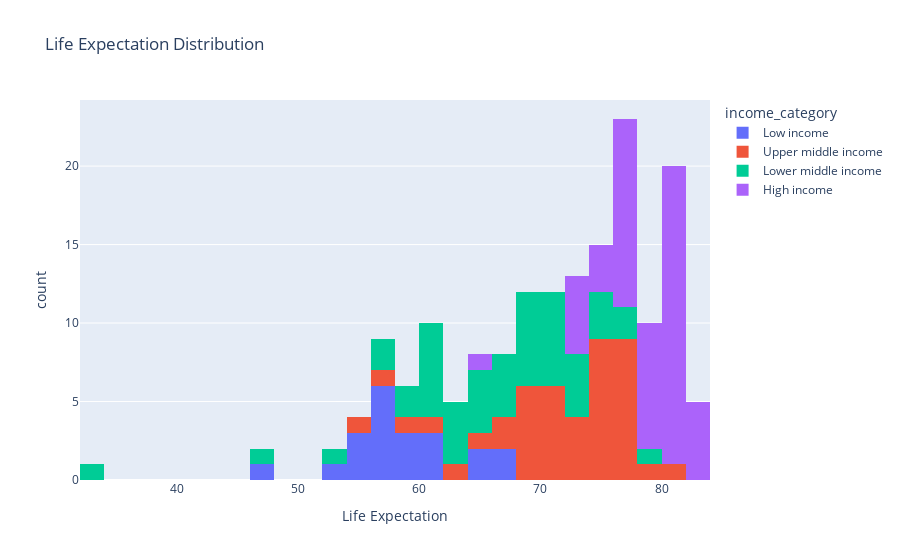

Source (notebook cell):
### Code cell
# Life expectation distribution (PIB per capita)
px.histogram(
    df_countries,
    x="life_expec",
    title="Life Expectation Distribution",
    labels={"life_expec": "Life Expectation"},
    color="income_category",
    nbins=30,
)

### Figure 1 — Plotly figure (JSON) as saved in the notebook; plotly's stock layout.template omitted (floating-point values rounded to 4 significant figures)
{"data": [{"alignmentgroup": "True", "bingroup": "x", "hovertemplate": "income_category=Low income<br>Life Expectation=%{x}<br>count=%{y}<extra></extra>", "legendgroup": "Low income", "marker": {"color": "#636efa", "pattern": {"shape": ""}}, "name": "Low income", "nbinsx": 30, "offsetgroup": "Low income", "orientation": "v", "showlegend": true, "type": "histogram", "x": [56.2, 57.9, 57.7, 47.5, 56.5, 57.5, 61.7, 65.5, 55.6, 60.8, 60.8, 53.1, 59.5, 54.5, 58.8, 64.6, 55, 66.3, 58.7, 56.8, 67.5], "xaxis": "x", "yaxis": "y"}, {"alignmentgroup": "True", "bingroup": "x", "hovertemplate": "income_category=Upper middle income<br>Life Expectation=%{x}<br>count=%{y}<extra></extra>", "legendgroup": "Upper middle income", "marker": {"color": "#EF553B", "pattern": {"shape": ""}}, "name": "Upper middle income", "nbinsx": 30, "offsetgroup": "Upper middle income", "orientation": "v", "showlegend": true, "type": "histogram", "x": [76.3, 75.8, 73.3, 69.1, 70.4, 71.4, 76.8, 57.1, 74.2, 73.9, 74.6, 76.4, 80.4, 74.6, 76.7, 74.1, 60.9, 65.3, 62.9, 72.8, 71.3, 71.3, 69.9, 67.2, 74.7, 68.4, 76.1, 74.5, 77.9, 73.4, 69.7, 76.4, 58.6, 74.1, 77.9, 69.2, 74.7, 54.3, 71.6, 70.3, 76.6, 69.9, 78.2, 67.9], "xaxis": "x", "yaxis": "y"}, {"alignmentgroup": "True", "bingroup": "x", "hovertemplate": "income_category=Lower middle income<br>Life Expectation=%{x}<br>count=%{y}<extra></extra>", "legendgroup": "Lower middle income", "marker": {"color": "#00cc96", "pattern": {"shape": ""}}, "name": "Lower middle income", "nbinsx": 30, "offsetgroup": "Lower middle income", "orientation": "v", "showlegend": true, "type": "histogram", "x": [76.5, 60.1, 70.4, 61.8, 72.1, 71.6, 66.1, 57.3, 72.5, 65.9, 60.4, 56.3, 70.5, 62.2, 58, 32.1, 66.2, 74.5, 75.8, 62.8, 60.7, 68.5, 63.8, 79.8, 46.5, 68.2, 65.4, 66.2, 73.5, 66.8, 68.3, 60.5, 65.3, 69, 71.5, 64, 61.7, 74.4, 69.6, 59.3, 71.1, 76.9, 70.4, 68.8, 63, 73.1, 52], "xaxis": "x", "yaxis": "y"}, {"alignmentgroup": "True", "bingroup": "x", "hovertemplate": "income_category=High income<br>Life Expectation=%{x}<br>count=%{y}<extra></extra>", "legendgroup": "High income", "marker": {"color": "#ab63fa", "pattern": {"shape": ""}}, "name": "High income", "nbinsx": 30, "offsetgroup": "High income", "orientation": "v", "showlegend": true, "type": "histogram", "x": [76.8, 82, 80.5, 73.8, 76, 76.7, 80, 77.1, 81.3, 79.1, 76.3, 79.9, 77.5, 79.5, 76, 80, 81.4, 80.1, 80.4, 65.5, 74.5, 82, 80.4, 81.4, 81.7, 82.8, 78.2, 73.1, 73.2, 81.3, 80.3, 80.7, 80.9, 81, 76.1, 77.8, 76.3, 79.8, 79.5, 73.7, 75.1, 73.4, 82.7, 75.5, 79.5, 80.1, 81.9, 81.5, 82.2, 76.5, 80.3, 78.7, 76.4], "xaxis": "x", "yaxis": "y"}], "layout": {"barmode": "relative", "legend": {"title": {"text": "income_category"}, "tracegroupgap": 0}, "title": {"text": "Life Expectation Distribution"}, "xaxis": {"anchor": "y", "domain": [0, 1], "title": {"text": "Life Expectation"}}, "yaxis": {"anchor": "x", "domain": [0, 1], "title": {"text": "count"}}}}
